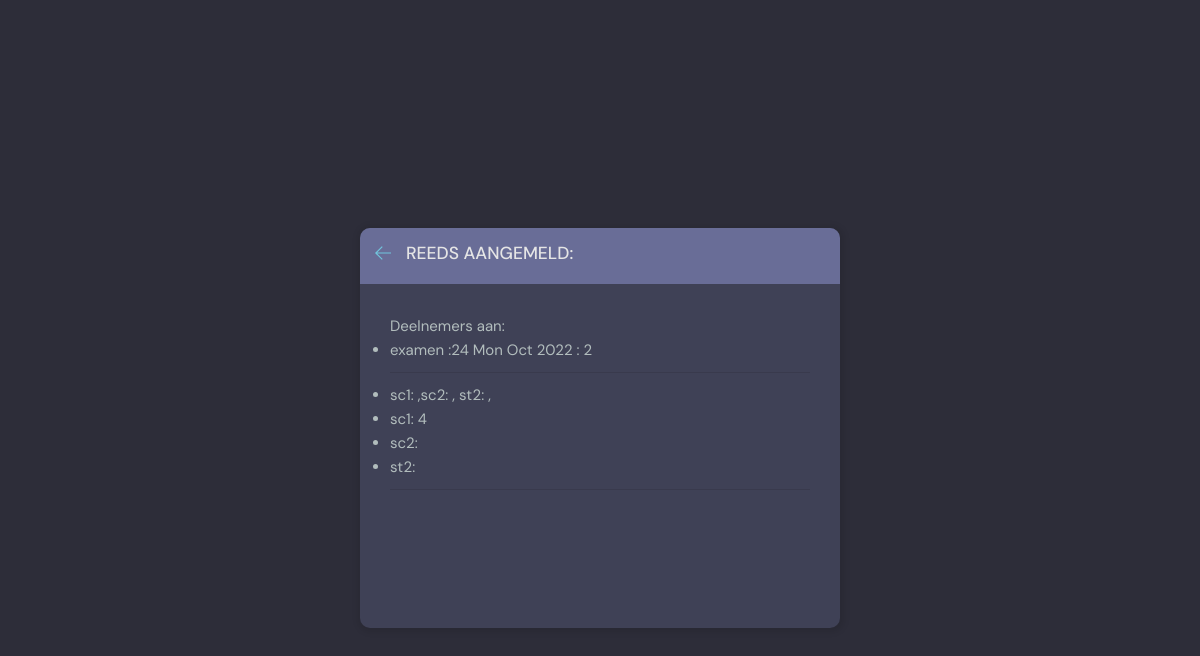
/erv_activity/, run on an earlier commit of the app's database.
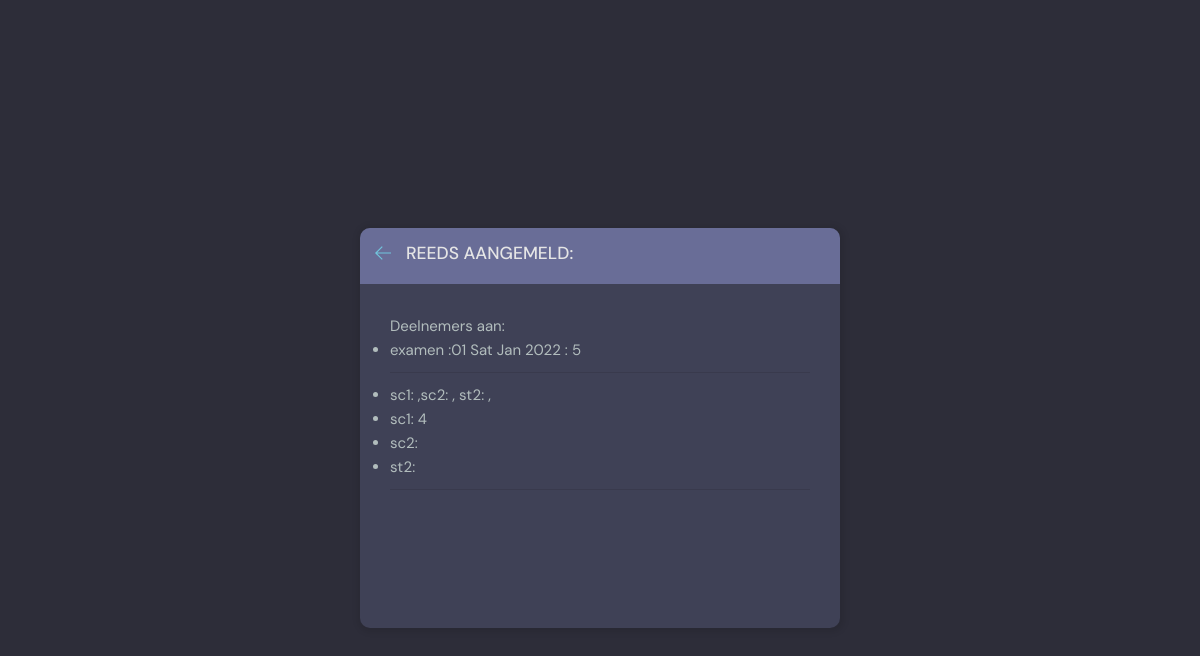
And on a later commit of the database.
### beatrix/models.py (models this page shows)
class Flexevent(models.Model):
    host = models.ForeignKey(User, on_delete=models.SET_NULL, null=True)
    id = models.AutoField(primary_key=True)
    topic = models.ForeignKey(Topic, on_delete=models.SET_NULL, null=True)
    event_text = models.CharField(max_length=200)
    name = models.CharField(max_length=200)
    description = models.TextField(null=True, blank=True) # database field (can Empty), form field (can Empty)
    pub_date = models.CharField(max_length=35)
    datum = models.DateField(auto_now=False)
    pub_time = models.CharField(max_length=35, default='10:00')
    lid = models.ManyToManyField(User, related_name='deelnemer', blank=True)
    created = models.DateTimeField(default=datetime.now, blank=True)
    def __str__(self):
        return "%s" % (self.event_text)

### beatrix/views.py (the view)
# urls.py: path('erv_activity/', erv_activityPage, name="erv-activity"),
def erv_activityPage(request):
    tops=Flexevent.objects.values_list('topic', flat=True)
    topcs = Topic.objects.all().filter(id__in=tops)
    room_messages = Bericht.objects.all() ##filter(Q(room__topic__name__icontains=q))
    year=int(date.today().strftime('%Y'))
    month = int(date.today().strftime('%m'))
    beginmonth = 1 #int(date.today().strftime('%m'))
    endmonth = 12 # int(date.today().strftime('%m'))
    monthend=[0,31,28,31,30,31,30,31,31,30,31,30,31] #jfmamjjasond
    einde=monthend[endmonth]
    start=date(year,beginmonth,1)
    end=date(year,month,einde)
    usr=request.user
    users=User.objects.all()
    aangemelden=Person.objects.all().filter(id__in=users)
    flexevents = Flexevent.objects.all().filter(
        Q(datum__range=[start, end])
        ) # search
    ff=Flexevent.objects.none()
    for fl in flexevents:
        ff = fl.lid.all()
        ff | ff
    deelnemers = ff
    aangemeld=deelnemers
    skills=Person.objects.all().filter(
        Q(id__in=aangemeld) &
        Q(pos1__in=['sc1','sc2','sc3'])&
        Q(pos2__in=['sc1','sc2','sc3'])&
        Q(pos3__in=['sc1','sc2','sc3'])&
        Q(pos4__in=['sc1','sc2','sc3'])&
        Q(pos5__in=['st1','st2','st3'])  #pos5 = stuur
        )
    room_count = flexevents.count()
    sessions = Session.objects.filter(expire_date__gte=date.today())
    uid_list = []
    sc1=Person.objects.all().filter(
        Q(id__in=aangemeld) &
        Q(pos1__in=['sc1'])&
        Q(pos2__in=['sc1'])&
        Q(pos3__in=['sc1'])&
        Q(pos4__in=['sc1'])&
        Q(pos5__in=['st1','st2','st3'])  #pos5 = stuur
        )
    room_count = flexevents.count()
    rooster=Flexevent.objects.all().filter(datum__range=[start, end])
    context = {
        'events': flexevents,
        'rooms': flexevents,
        'personen':skills,
        'topics': topcs,
        'room_count': room_count,
        'sc1':aangemelden,
        'room_messages': room_messages
        }
    return render(request, 'beatrix/erv-activity.html', context)

### beatrix/templates/beatrix/erv-activity.html (shortened to what this page needs)
{% extends 'erv-base.html' %} {% block content %}
<main class="layout">
  <div class="container">
    <div class="layout__box">
      <div class="layout__boxHeader">
        <div class="layout__boxTitle">
          <a href="{% url 'erv-home' %}">
            <svg
              version="1.1"
              xmlns="http://www.w3.org/2000/svg"
              width="32"
              height="32"
              viewBox="0 0 32 32"
            >
              <title>arrow-left</title>
              <path
                d="M13.723 2.286l-13.723 13.714 13.719 13.714 1.616-1.611-10.96-10.96h27.625v-2.286h-27.625l10.965-10.965-1.616-1.607z"
              ></path>
            </svg>
          </a>
    <h3>Reeds aangemeld:</h3>
        </div>
      </div>
      <div class="activities-page layout__body">
  <div>
    Deelnemers aan:
    <ul>
      {% for room in events %}
      <li>
        {{room}} :{{room.datum|date:"d D M Y"}} :  {{room.lid.count}}
      </li>
      {% endfor %}
    </ul>
    {% if sc1 %}
    <ul>
      <hr>
      <li>sc1: {{sc1.pos1.count}} ,sc2: ,{{sc2.count}} st2: , {{st2.count}} </li>
      <li>sc1: {{sc1.count}}  </li>
      <li>sc2: {{sc2.count}} </li>
      <li>st2: {{st2.count}} </li>
      {% endif %}
    </ul>
    <ul>
      <hr>
    </ul>
  </div>
  </div>
      </div>
    </div>
</main>
{% endblock content %}

What changed in the data, as far as the page shows it:
changed Flexevent "examen": datum "24 Mon Oct 2022" → "01 Sat Jan 2022"; lid.count "2" → "5"
